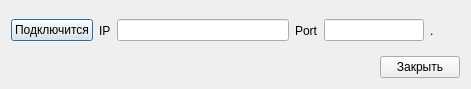
<?xml version="1.0" encoding="UTF-8"?>
<ui version="4.0">
 <class>Ping</class>
 <widget class="QDialog" name="Ping">
  <property name="geometry">
   <rect>
    <x>0</x>
    <y>0</y>
    <width>471</width>
    <height>89</height>
   </rect>
  </property>
  <property name="windowTitle">
   <string>Меню проверка сети</string>
  </property>
  <layout class="QGridLayout" name="gridLayout">
   <item row="0" column="0">
    <layout class="QHBoxLayout" name="horizontalLayout">
     <item>
      <widget class="QPushButton" name="pushButton">
       <property name="text">
        <string>Подключится</string>
       </property>
      </widget>
     </item>
     <item>
      <widget class="QLabel" name="label">
       <property name="text">
        <string>IP</string>
       </property>
      </widget>
     </item>
     <item>
      <widget class="QLineEdit" name="lineEdit_1"/>
     </item>
     <item>
      <widget class="QLabel" name="label_2">
       <property name="text">
        <string>Port</string>
       </property>
      </widget>
     </item>
     <item>
      <widget class="QLineEdit" name="lineEdit_2">
       <property name="enabled">
        <bool>true</bool>
       </property>
       <property name="maximumSize">
        <size>
         <width>100</width>
         <height>16777215</height>
        </size>
       </property>
       <property name="sizeIncrement">
        <size>
         <width>0</width>
         <height>0</height>
        </size>
       </property>
       <property name="baseSize">
        <size>
         <width>0</width>
         <height>0</height>
        </size>
       </property>
       <property name="font">
        <font>
         <pointsize>8</pointsize>
        </font>
       </property>
       <property name="maxLength">
        <number>4</number>
       </property>
      </widget>
     </item>
     <item>
      <widget class="QLabel" name="label_1">
       <property name="sizePolicy">
        <sizepolicy hsizetype="Preferred" vsizetype="Preferred">
         <horstretch>0</horstretch>
         <verstretch>0</verstretch>
        </sizepolicy>
       </property>
       <property name="minimumSize">
        <size>
         <width>30</width>
         <height>0</height>
        </size>
       </property>
       <property name="text">
        <string>.</string>
       </property>
      </widget>
     </item>
    </layout>
   </item>
   <item row="1" column="0">
    <layout class="QHBoxLayout" name="horizontalLayout_2">
     <item>
      <spacer name="horizontalSpacer">
       <property name="orientation">
        <enum>Qt::Horizontal</enum>
       </property>
       <property name="sizeType">
        <enum>QSizePolicy::Expanding</enum>
       </property>
       <property name="sizeHint" stdset="0">
        <size>
         <width>20</width>
         <height>20</height>
        </size>
       </property>
      </spacer>
     </item>
     <item>
      <widget class="QPushButton" name="pushButton_2">
       <property name="text">
        <string>Закрыть</string>
       </property>
      </widget>
     </item>
    </layout>
   </item>
  </layout>
 </widget>
 <resources/>
 <connections/>
</ui>
